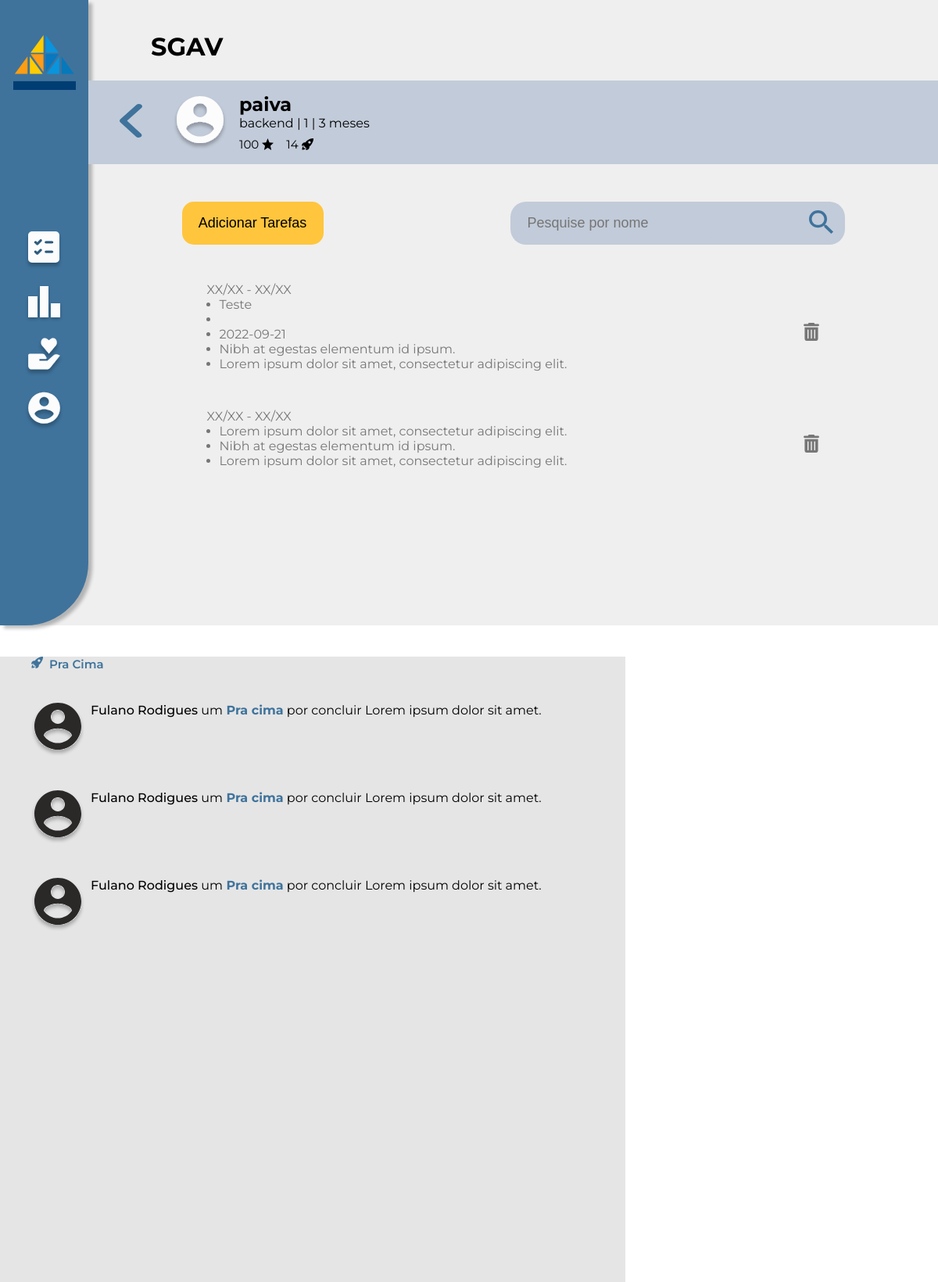
/cardpessoal, run on the app's committed database.
### usuarios/models.py (models this page shows, shortened)
class Perfil(models.Model):
    nome = models.CharField(max_length=200, verbose_name='Nome do usuário')
    colocacao = models.IntegerField(verbose_name='Colocação')
    tempo_empresa = models.CharField(max_length=100, verbose_name='Tempo de empresa')
    telefone = models.CharField(max_length=20, verbose_name='Telefone')
    email = models.EmailField(verbose_name='Email')
    cargo = models.CharField(max_length=50, verbose_name='Cargo')
    foto_perfil = models.ImageField(verbose_name='Foto de Perfil', upload_to='fotos/', blank=True)
    user = models.OneToOneField(
        settings.AUTH_USER_MODEL,
        on_delete=models.CASCADE,
        default=None,
        null=True,
    )

class Tarefas(models.Model):
    tarefa = models.TextField()
    user = models.ForeignKey(Perfil, on_delete=models.CASCADE)

### usuarios/views.py (the view)
# urls.py: path('cardpessoal', views.cardpessoal),
def cardpessoal (request):
    perfil = Perfil.objects.all().first()
    tarefas = Tarefas.objects.all()
    if request.method == 'POST':
        tarefas = request.POST['tarefa']
        print('tarefas', request.user.id)
        Tarefas(tarefa=tarefas, user=perfil).save()
    return render (request, 'card-pessoal.html', {'perfil':perfil, 'tarefas':tarefas})

### core/templates/card-pessoal.html (shortened to what this page needs)
{% load static %}
<!doctype html>
<html lang="pt-br">
    <head>
        <link rel="stylesheet" href="{% static 'css/main.css' %}">
    </head>
    <body>
        <div class="container">
            <header class="container_menu">
                <img class="logo" src="{% static 'img/logo.svg' %}" alt="logo">
                <nav class="menu">
                    <a href="dashboard"><img src="{% static 'img/menu1.svg' %}" alt=" "></a>
                    <a href="#"><img src="{% static 'img/menu2.svg' %}" alt="Rank"></a>
                    <a href="#"><img src="{% static 'img/menu3.svg' %}" alt="Indicações"></a>
                    <a href="perfil"><img src="{% static 'img/menu4.svg' %}" alt="Perfil"></a>
                </nav>
            </header>
            <div class="container_conteudo">
                <div class="titulo">
                <h3 class="sigla">SGAV</h3>
                </div>
                <div class="card_pessoal">
                    <div class="img_usuario">
                        <a href="dashboard"><img src="{% static 'img/seta.svg' %}" alt=""></a>
                        <img class="imgperfil" src="{% static 'img/perfil.svg' %}" alt="">
                    </div>
                    <div class="info">
                        <h2>{{ perfil.nome }}</h2>
                        <span>{{ perfil.cargo }} | {{ perfil.colocacao }} | {{ perfil.tempo_empresa }}</span>
                        <div class="info_pontos">
                            <p>100</p>
                            <img class="info_pt" src="{% static 'img/estrela.svg' %}" alt="">
                            <p>14</p>
                            <img class="info_t" src="{% static 'img/fogurte.svg' %}" alt="">
                        </div>
                    </div>
                </div>
                <div class="busca_addtarefa">
                    <button onclick="onAdd()">Adicionar Tarefas</button>
                    <div class="card_pessoal_busca">
                        <input type="text" class="text_busca" placeholder="Pesquise por nome">
                        <a href="#" class="lupa"><img src="{% static 'img/lupa.svg' %}"  alt="Buscar"/></a>
                    </div>
                </div>
                <div class="paragrafo_card">
                    <div class="texto_paragrafo">
                        <div class="texto">
                            <p>XX/XX - XX/XX</p>
                            <ul>
                                {% for t in tarefas %}
                                <li>
                                    <p>{{ t.tarefa }}</p>
                                </li>
                                {% endfor %}
                                <li>
                                    <p>Nibh at egestas elementum id ipsum.</p>
                                </li>
                                <li>
                                    <p>Lorem ipsum dolor sit amet, consectetur adipiscing elit. </p>
                                </li>
                            </ul>
                        </div>
                    </div>
                    <div class="modal-lixeira">
                        <button onclick="onExcluir()"><img src="{% static 'img/lixeira.svg' %}"/></button>
                    </div>
                </div>
                <div class="paragrafo_card">
                    <div class="texto_paragrafo">
                        <div class="texto">
                            <p>XX/XX - XX/XX</p>
                            <ul>
                                <li>
                                    <p>Lorem ipsum dolor sit amet, consectetur adipiscing elit. </p>
                                </li>
                                <li>
                                    <p>Nibh at egestas elementum id ipsum.</p>
                                </li>
                                <li>
                                    <p>Lorem ipsum dolor sit amet, consectetur adipiscing elit. </p>
                                </li>
                            </ul>
                        </div>
                    </div>
                    <div class="modal-lixeira">
                        <button onclick="onExcluir()"><img src="{% static 'img/lixeira.svg' %}"/></button>
                    </div>
                </div>
            </div>
        </div>
        <div class="container_pracima">
            <div class="pc_titulo">
                <div class="pc_icon">
                <img src="{% static 'img/PraCimaAzul.svg' %}" alt="">
                </div>
                <h4 class="pc_nome">Pra Cima</h4>
            </div>
            <div class="pc_perfil">
                <div class="pc_pessoa">
                    <div class="pc_icon">
                    <img src="{% static 'img/perfilBlack.svg' %}" alt="Perfil">
                    </div>
                    <h4>Fulano Rodigues <span class="pc_font">um<span class="pc_color"> Pra cima</span> por concluir Lorem ipsum dolor sit amet.</span></h4>
                </div>
                <div class="pc_pessoa">
                    <div class="pc_icon">
                    <img src="{% static 'img/perfilBlack.svg' %}" alt="Perfil">
                    </div>
                    <h4>Fulano Rodigues <span class="pc_font">um<span class="pc_color"> Pra cima</span> por concluir Lorem ipsum dolor sit amet.</span></h4>
                </div>
                <div class="pc_pessoa">
                    <div class="pc_icon">
                    <img src="{% static 'img/perfilBlack.svg' %}" alt="Perfil">
                    </div>
                    <h4>Fulano Rodigues <span class="pc_font">um<span class="pc_color"> Pra cima</span> por concluir Lorem ipsum dolor sit amet.</span></h4>
                </div>
            </div>
        </div>
  </body>
</html>

### core/static/css/index.css (style rules this page uses)
* { margin: 0; padding: 0; box-sizing: border-box; }
html, body { font-family: 'Montserrat'; font-style: normal; overflow: hidden; }
.sigla { font-size: 4vh; margin-left: 10vh; margin-top: 5vh; }
label, input { display: block; text-align: left; }
input { font-size: 4vh; background: #ffff; border: none; padding: 1vh; border-bottom: 0.5vh solid rgba(63, 115, 156, 0.3); border-radius: 1vh; margin-bottom: 2vh; margin-top: 2vh; outline: none; }

### core/static/css/dashboard.css (style rules this page uses)
.container { display: flex; background-color: #efefef; }
.container_menu { display: flex; align-items: center; flex-direction: column; max-width: 20%; height: 100vh; background-color: #3F739C; border-bottom-right-radius: 10vh; box-shadow: 5px 4px 4px rgba(0, 0, 0, 0.25); }
.logo { width: 10vh; height: 10vh; margin-top: 5vh; }
.menu { display: flex; flex-direction: column; margin-top: 20vh; transition: transform 200ms; }
.menu img { margin-left: 4vh; margin-top: 2vh; margin-right: 4vh; }
.container_conteudo { width: 100%; }
.sigla { font-size: 4vh; margin-left: 10vh; }

### core/static/css/card.css (style rules this page uses)
.img_usuario { display: flex; align-items: center; margin-left: 5vh; }
.imgperfil { margin-left: 5vh; }
.info { margin-top: 2vh; margin-left: 2vh; align-items: center; }
.info_pontos { display: flex; align-items: center; margin-right: 1v; margin-top: 1vh; margin-bottom: 2vh; font-size: 15px; }
.info_pontos p { margin-right: 1vh; }
.info_pontos p { margin-right: 0.5vh; }
.info_pontos img { margin-right: 2vh; }
.text_busca { font-weight: 400; font-size: 18px; border: none; background-color: #C2CBD9; }
.lupa { margin-left: 120px; }
.texto { justify-content: left; margin-top: 3vh; opacity: 50%; }
.texto ul { margin-left: 2vh; }
.container_pracima { width: 100vh; height: 100vh; background-color: #E5E5E5; box-shadow: -4px 4px 4px rgba(0, 0, 0, 0.25); }
.pc_titulo { display: flex; align-items: center; margin-top: 5vh; margin-left: 5vh; color: #3F739C; }
.pc_icon { margin-right: 1vh; }
.pc_nome { font-weight: 600; font-size: 15px; }
.pc_perfil { margin: 5vh; }
.pc_font { font-weight: 400; }
.pc_color { font-weight: 700; color: #3F739C; }
.pc_pessoa { display: flex; margin-bottom: 5vh; }
.pc_pessoa h4 { font-weight: 500; }

### core/static/css/card-pessoal.css (style rules this page uses)
.card_pessoal { display: flex; margin-top: 3vh; background-color: #C2CBD9; }
.busca_addtarefa { display: flex; align-items: center; justify-content: space-around; margin-top: 3vh; }
.busca_addtarefa button { width: 181px; height: 55px; margin-top: 3vh; border: none; border-radius: 15px; background: #FFC53D; font-size: 18px; font-weight: 500; transition: transform 100ms; }
.card_pessoal_busca { display: flex; align-items: center; justify-content: center; width: 428px; height: 55px; border-radius: 20px; margin-top: 3vh; transition: transform 200ms; background-color: #C2CBD9; }
.paragrafo_card { display: flex; align-items: center; justify-content: space-around; margin-top: 3vh; }
.texto_paragrafo { display: flex; align-items: center; }
.modal-lixeira { display: flex; align-items: center; justify-content: center; text-align: center; }
.modal-lixeira button { border: none; }
.modal-lixeira img { width: 20px; height: 25px; opacity: 50%; margin-top: 5vh; }

### data on the page
Perfil: nome "paiva", cargo "backend", colocacao "1", tempo_empresa "3 meses"
Tarefas: tarefa "Teste"
Tarefas: tarefa "2022-09-21"
